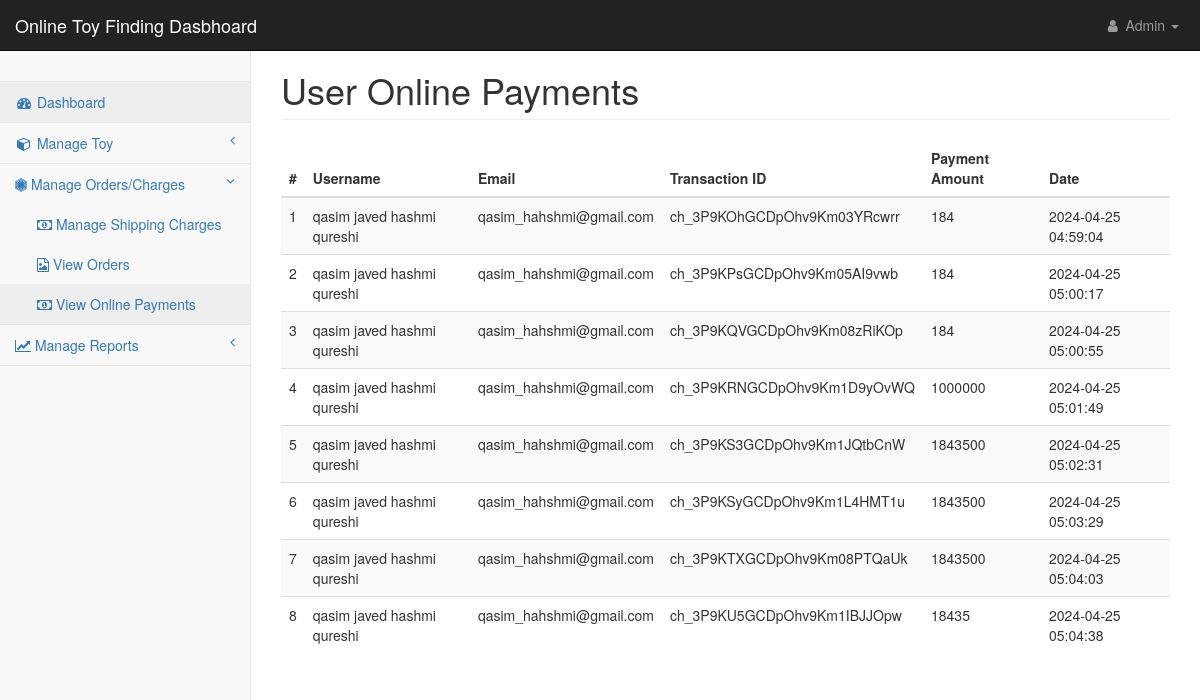
The app's page /admin/users-online-payments.php (signed in) with its own data.
### tables this page shows
CREATE TABLE `online_payment` (
  `id` int(11) NOT NULL,
  `user_id` int(11) NOT NULL,
  `username` varchar(255) NOT NULL,
  `email` varchar(255) NOT NULL,
  `created_at` timestamp NOT NULL DEFAULT current_timestamp(),
  `trans_id` varchar(1000) NOT NULL,
  `payment_amount` decimal(10,0) NOT NULL
);

### admin/users-online-payments.php (the view, shortened to what this page needs)
<?php
require_once "header.php";
require_once "sidenav.php";
$sql_payments = "SELECT * FROM online_payment";
$result_payments = $conn->query($sql_payments);
?>
<div id="page-wrapper">
    <div class="container-fluid">
        <div class="row">
            <div class="col-lg-12">
                <h1 class="page-header">User Online Payments</h1>
            </div>
        </div>
        <div class="row">
            <div class="col-lg-12">
                <?php if ($result_payments && $result_payments->num_rows > 0): ?>
                <table class="table table-striped">
                    <thead>
                        <tr>
                            <th>#</th>
                            <th>Username</th>
                            <th>Email</th>
                            <th>Transaction ID</th>
                            <th>Payment Amount</th>
                            <th>Date</th>
                        </tr>
                    </thead>
                    <tbody>
                        <?php while ($row_payment = $result_payments->fetch_assoc()): ?>
                        <tr>
                            <td><?php echo $row_payment['id']; ?></td>
                            <td><?php echo $row_payment['username']; ?></td>
                            <td><?php echo $row_payment['email']; ?></td>
                            <td><?php echo $row_payment['trans_id']; ?></td>
                            <td><?php echo $row_payment['payment_amount']; ?></td>
                            <td><?php echo $row_payment['created_at']; ?></td>
                        </tr>
                        <?php endwhile; ?>
                    </tbody>
                </table>
                <?php else: ?>
                <p>No online payments found for this user.</p>
                <?php endif; ?>
            </div>
        </div>
    </div>
</div>
<?php
require_once "footer.php";
?>

### admin/css/startmin.css (style rules this page uses)
body { background-color: #f8f8f8; }
#page-wrapper { padding-top: 30px; min-height: 568px; background-color: #fff; }
@media (min-width:768px) { #page-wrapper { position: inherit; margin-left: 250px; padding: 30px 15px 0 15px; border-left: 1px solid #e7e7e7; } }

### records on screen
online_payment: id "1", username "qasim javed hashmi qureshi", email "qasim_hahshmi@gmail.com", trans "ch_3P9KOhGCDpOhv9Km03YRcwrr", payment_amount "184", created_at "2024-04-25 04:59:04"
online_payment: id "2", username "qasim javed hashmi qureshi", email "qasim_hahshmi@gmail.com", trans "ch_3P9KPsGCDpOhv9Km05AI9vwb", payment_amount "184", created_at "2024-04-25 05:00:17"
online_payment: id "3", username "qasim javed hashmi qureshi", email "qasim_hahshmi@gmail.com", trans "ch_3P9KQVGCDpOhv9Km08zRiKOp", payment_amount "184", created_at "2024-04-25 05:00:55"
online_payment: id "4", username "qasim javed hashmi qureshi", email "qasim_hahshmi@gmail.com", trans "ch_3P9KRNGCDpOhv9Km1D9yOvWQ", payment_amount "1000000", created_at "2024-04-25 05:01:49"
online_payment: id "5", username "qasim javed hashmi qureshi", email "qasim_hahshmi@gmail.com", trans "ch_3P9KS3GCDpOhv9Km1JQtbCnW", payment_amount "1843500", created_at "2024-04-25 05:02:31"
online_payment: id "6", username "qasim javed hashmi qureshi", email "qasim_hahshmi@gmail.com", trans "ch_3P9KSyGCDpOhv9Km1L4HMT1u", payment_amount "1843500", created_at "2024-04-25 05:03:29"
online_payment: id "7", username "qasim javed hashmi qureshi", email "qasim_hahshmi@gmail.com", trans "ch_3P9KTXGCDpOhv9Km08PTQaUk", payment_amount "1843500", created_at "2024-04-25 05:04:03"
online_payment: id "8", username "qasim javed hashmi qureshi", email "qasim_hahshmi@gmail.com", trans "ch_3P9KU5GCDpOhv9Km1IBJJOpw", payment_amount "18435", created_at "2024-04-25 05:04:38"
